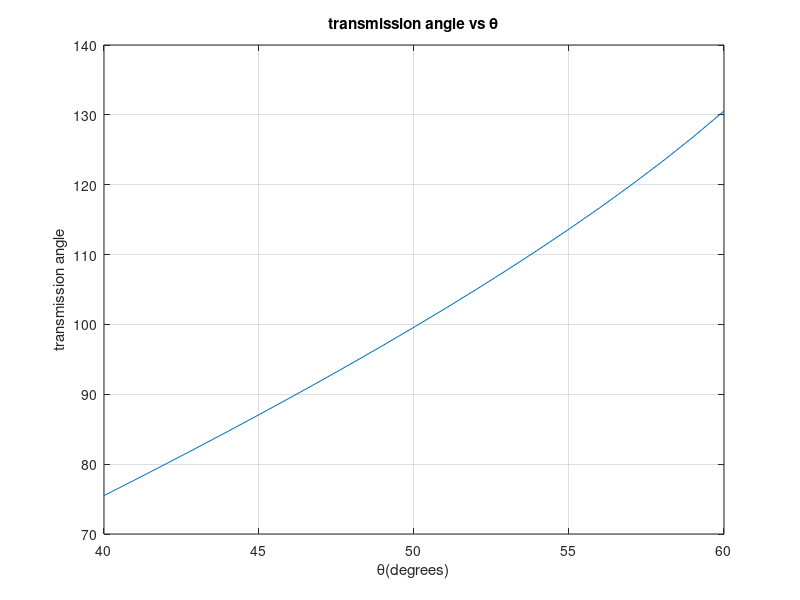
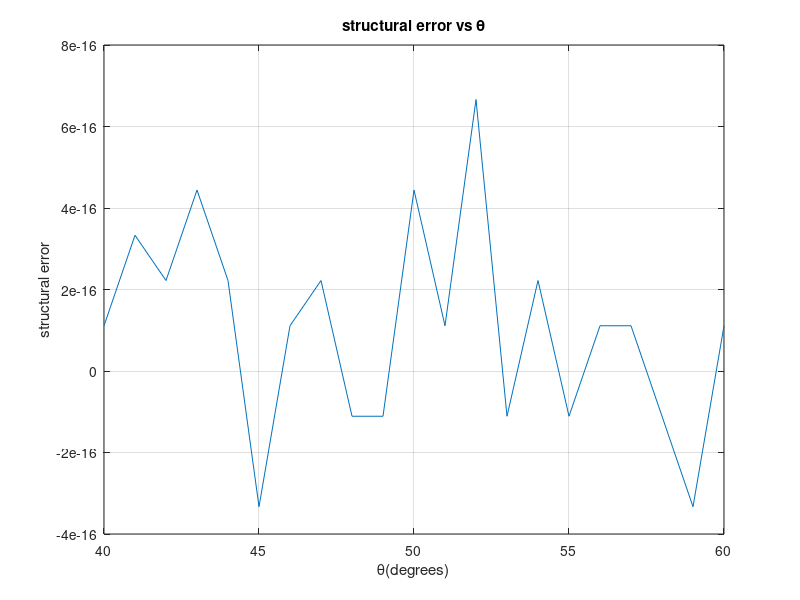

Write the MATLAB code that produced these figures, in order.
  
clc;
theta_2 = [40 ,45, 50, 55, 60];
theta4 = [70, 76, 83, 91, 100];
ci = cosd(theta_2);
co = cosd(theta4);
diff = cosd(theta_2 - theta4);
ci2 = cosd(theta_2).^2;
co2 = cosd(theta4).^2;
e1 = [sum(co2), -sum(ci.*co), sum(co);
      sum(co.*ci), -sum(ci2), sum(ci);
      sum(co), -sum(ci), length(theta_2)];
e2 = [sum(co.*diff); sum(ci.*diff); sum(diff)];
ratios = linsolve(e1,e2);
%disp(ratios)

K1 = ratios(1);
K2 = ratios(2);
K3 = ratios(3);

fprintf('K1 = %.15g\n',K1);
fprintf('K2 = %.15g\n',K2);
fprintf('K3 = %.15g\n',K3);

fixed = 180;

crank_length = fixed /K1;
follower_length = fixed / K2;
coupler_length = sqrt((crank_length*crank_length)+(follower_length*follower_length)+(fixed*fixed)-(K3*2*crank_length*follower_length));

fprintf('crank_length = %.15g\n',crank_length);
fprintf('follower_length = %.15g\n',follower_length);
fprintf('coupler_length = %.15g\n',coupler_length);

%transmission angles
theta_i = 40:1:60;
transmission_angle = acosd(((coupler_length^2)+(follower_length^2)-(crank_length^2)-(fixed^2)+(2*crank_length*fixed*cosd(theta_i)))/(2*coupler_length*follower_length));
disp('TABLE OF ANGULAR INPUT AND TRANSMISSION ANGLES')
disp('   input    transmission   ')
disp([theta_i',transmission_angle'])
figure(1)
plot(theta_i,transmission_angle),xlabel('\theta(degrees)'),ylabel('transmission angle'),title('transmission angle vs \theta'),grid on

%structural errors
A = sind(theta_i);
B = cosd(theta_i)-K1;
C = K3 - K2*cosd(theta_i);

tan_1 = (A + sqrt(A.^2 + B.^2 -C.^2))./(B+C);
%disp(tan_1)
tan_2 = (A - sqrt(A.^2 + B.^2 -C.^2))./(B+C);
%disp(tan_2)

out_1 = 2*atand(tan_1);
out_2 = 2*atand(tan_2);
%disp(out_1)
disp(theta_i)
disp(out_2)
disp(K1)
disp(K2)
disp(K3)

fprintf('We use the second set out_2 as it corresponds with the input output values given in the question')
structural_error = K1*cosd(out_2)- K2*cosd(theta_i)+ K3 -cosd(theta_i - out_2);
disp(structural_error')
%disp('TABLE OF INPUT ANGLES AND STRUCTURAL ERRORS ')
%disp('   input      error   ')
%disp([theta_i',structural_error'])
figure(2)
plot(theta_i,structural_error),xlabel('\theta(degrees)'),ylabel('structural error'),title('structural error vs \theta'),grid on